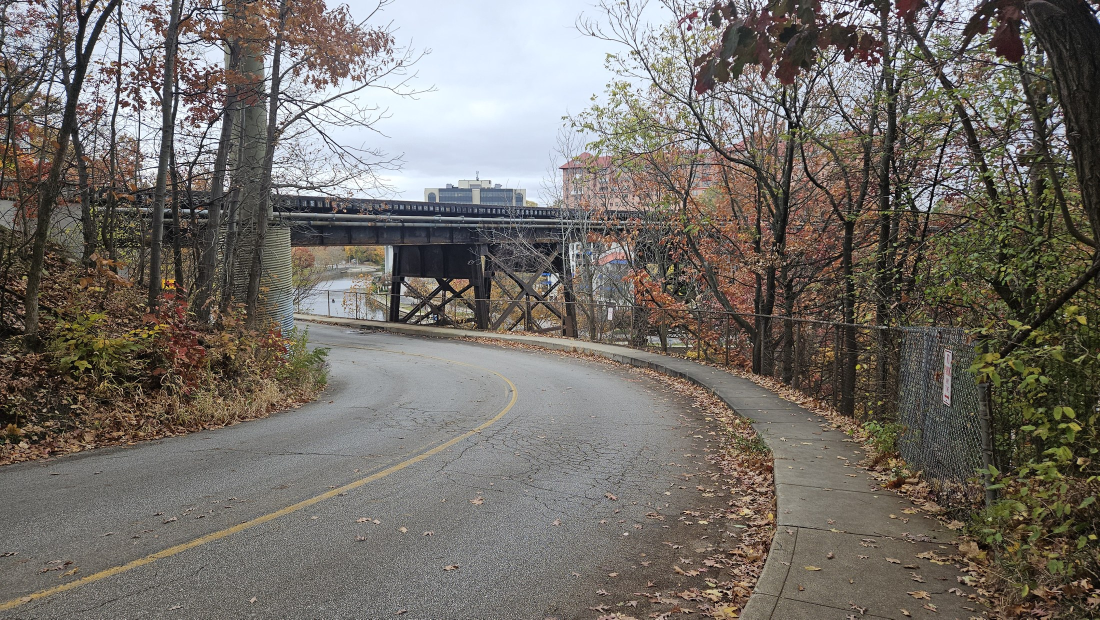
#> input picture mateo/thankful-rest/assets/bridge-road.jpg, 2200 x 1239 px, given in place of mateo-still.jpg, which was not available (shown at 1/2 size)
$ python make_cover.py assets/bridge-road.jpg
#> lines starting #> are read from the running program, lines starting #| are printed output that depends on the picture; after the words box and inside, x2 and y2 are one past the last pixel; in counts of white or black regions, pixels touching at a corner belong together
### mateo/thankful-rest/build.py
"""Thankful Rest: python mateo/thankful-rest/build.py [HOURS] [OUT]

Picture: Matthew's fall foliage photos (Niagara gorge in red and gold, river paths, sumac and sycamores, misty
gorge to finish), each slowly zooming with crossfades, the cover (title, Mateo upper right, REST · DIGEST) fading
out at 9-15 s. A few autumn leaves drift down through the frame on the breeze, the light warms toward late
afternoon, and the whole picture dims to pure black by 20:00. After that the screen stays black.
Sound: fall_audio.py (synthesized breeze, slow gusts, rustling leaves, a rare skitter), the whole length, no loops.
Run by .github/workflows/mateo.yml before upload. Needs numpy, scipy, pillow, ffmpeg.
"""
import subprocess, sys, tempfile
from pathlib import Path
import numpy as np
from PIL import Image
from scipy.ndimage import gaussian_filter

HERE = Path(__file__).resolve().parent
HOURS = float(sys.argv[1]) if len(sys.argv) > 1 else 8
OUT = Path(sys.argv[2]) if len(sys.argv) > 2 else HERE / "video.mp4"
W, H, FPS = 1280, 720, 24
INTRO = int(sys.argv[3]) if len(sys.argv) > 3 else 1200  # seconds until fully black
PHOTOS = ["red-whirlpool", "rapids-leaves", "gorge-bend", "whirlpool", "golden-river", "sycamores", "sumac-woods",
          "river-flats", "bridge-road", "red-sumac", "lone-tree-mist", "misty-saplings"]
XF = 6.0
SLIDE = INTRO / len(PHOTOS) + XF  # the last photo ends as the screen reaches black
ENC = ["-c:v", "libx264", "-preset", "slow", "-crf", "30", "-g", "240", "-pix_fmt", "yuv420p", "-r", str(FPS)]
FF = ["ffmpeg", "-v", "error", "-y"]


def smooth(x):
    x = min(max(x, 0.0), 1.0)
    return x * x * (3 - 2 * x)


def prep(name):
    im = Image.open(HERE / "assets" / f"{name}.jpg").convert("RGB")
    s = max(W / im.width, H / im.height) * 1.12
    return im.resize((int(im.width * s) + 1, int(im.height * s) + 1), Image.LANCZOS)


def slide_frame(big, u, k):
    """Photo at progress u (0..1): slow zoom out 1.12 -> 1.0 with a gentle drift; returns float RGB."""
    z = 1.12 - 0.12 * u
    a = big.width / (W * 1.12) * (1.12 / z)
    sw, sh = W * a, H * a
    x0 = (0.5 + 0.35 * np.sin(np.pi * u + k)) * (big.width - sw)
    y0 = (big.height - sh) * 0.5
    img = big.transform((W, H), Image.AFFINE, (a, 0, x0, 0, a, y0), resample=Image.BICUBIC)
    return np.asarray(img).astype(np.float32) / 255


LEAF_COLS = np.array([[0.86, 0.36, 0.10], [0.78, 0.18, 0.08], [0.93, 0.62, 0.16], [0.62, 0.30, 0.10], [0.90, 0.48, 0.12]],
                     np.float32)


class Leaves:
    """A few autumn leaves drifting down at half resolution: soft colored flecks that flutter and sway."""
    def __init__(self, n=55, seed=11262026):
        self.r = np.random.default_rng(seed)
        self.x = self.r.uniform(0, 1, n); self.y = self.r.uniform(0, 1, n)
        self.z = self.r.choice([0, 1, 2], n, p=[0.5, 0.35, 0.15])
        self.ph = self.r.uniform(0, 2 * np.pi, n); self.sp = self.r.uniform(0.5, 1.2, n)
        self.col = LEAF_COLS[self.r.integers(0, len(LEAF_COLS), n)]

    def frame(self, t):
        dt = 1 / FPS
        fall = np.array([0.025, 0.04, 0.065])[self.z] * self.sp
        self.y += fall * dt * (1 + 0.5 * np.sin(2.1 * t * self.sp + self.ph))
        self.x += (0.012 + 0.03 * np.sin(t / 9.0) + 0.02 * np.sin(1.3 * t * self.sp + self.ph) * (1 + self.z)) * dt
        self.y %= 1.0; self.x %= 1.0
        w, h = W // 2, H // 2
        alpha = np.zeros((h, w), np.float32); rgb = np.zeros((h, w, 3), np.float32)
        for layer, (sig, amp) in enumerate([(1.6, 0.85), (2.6, 0.95), (4.2, 1.0)]):
            sel = np.nonzero(self.z == layer)[0]
            a = np.zeros((h, w), np.float32); c = np.zeros((h, w, 3), np.float32)
            iy = (self.y[sel] * (h - 1)).astype(int); ix = (self.x[sel] * (w - 1)).astype(int)
            flick = 0.55 + 0.45 * np.abs(np.sin(3.0 * t * self.sp[sel] + self.ph[sel]))   # leaves turning in the air
            np.add.at(a, (iy, ix), amp * flick)
            for ch in range(3):
                np.add.at(c[..., ch], (iy, ix), amp * flick * self.col[sel, ch])
            k = 2 * np.pi * sig * sig
            alpha += gaussian_filter(a, (sig, sig * 1.5)) * k
            rgb += np.stack([gaussian_filter(c[..., ch], (sig, sig * 1.5)) * k for ch in range(3)], -1)
        col = rgb / np.maximum(alpha[..., None], 1e-4)
        al = np.clip(alpha, 0, 1)
        im = lambda x: np.asarray(Image.fromarray(np.clip(x * 255, 0, 255).astype(np.uint8)).resize((W, H), Image.BILINEAR)).astype(np.float32) / 255
        return im(col), im(al)[..., None]


def warm(f, s):
    """s 0..1: soft late-afternoon warmth, a touch of amber and lower contrast as the light goes."""
    if s <= 0:
        return f
    f = f * np.array([1 + 0.05 * s, 1 - 0.01 * s, 1 - 0.12 * s], np.float32)
    return f * (1 - 0.1 * s) + 0.1 * s * f.mean(axis=2, keepdims=True)


# [22 lines left out: function frames, not called in this run]


# [27 lines that do not run on import are left out]

### mateo/thankful-rest/make_cover.py
"""One-time: draws overlay.png (video intro, fades out) and thumb.jpg. Committed, so the runner needs no fonts."""
import math
from PIL import Image, ImageDraw, ImageFont, ImageFilter, ImageOps
W, H = 1280, 720
S = '/usr/share/fonts/truetype/liberation/LiberationSerif-Bold.ttf'
SI = '/usr/share/fonts/truetype/liberation/LiberationSerif-Italic.ttf'
SA = '/usr/share/fonts/truetype/dejavu/DejaVuSans.ttf'
MATEO = Image.open('/mnt/project-files/mid-mateo/test-scene/stills/mateo-still.jpg').convert('RGB')
#> MATEO is the input picture: PIL image 2200x1239 RGB; mean R, G, B 114.9, 110.1, 104.1


def medallion(d, base, cx, cy, r):
    face = MATEO.crop((330, 40, 750, 460)).resize((2 * r, 2 * r), Image.LANCZOS)
    mask = Image.new('L', (2 * r, 2 * r), 0); ImageDraw.Draw(mask).ellipse([0, 0, 2 * r - 1, 2 * r - 1], fill=255)
    n, R, s = 40, r + 9, max(3, r // 14)
    for k in range(n):
        a = 2 * math.pi * k / n; x = cx + R * math.cos(a); y = cy + R * math.sin(a)
        d.ellipse([x - s, y - s, x + s, y + s], fill=(205, 25, 45, 255) if k % 2 else (225, 225, 232, 255))
        d.ellipse([x - s * .4, y - s * .7, x + s * .1, y - s * .2], fill=(255, 255, 255, 230))
    base.paste(face, (cx - r, cy - r), mask)


def layer(title_size, sub_size, rd_size, r):
    ov = Image.new('RGBA', (W, H), (0, 0, 0, 0))
    sh = Image.new('L', (W, H), 0); sd = ImageDraw.Draw(sh)
    sd.rectangle([0, 0, W, 225], fill=175); sd.rectangle([0, H - 200, W, H], fill=150)
    ov.putalpha(sh.filter(ImageFilter.GaussianBlur(35)))
    d = ImageDraw.Draw(ov)
    d.text((48, 34), "Thankful Rest", font=ImageFont.truetype(S, title_size), fill=(255, 236, 214, 255))
    d.text((52, 40 + title_size * 1.12), "Come to bed with me?", font=ImageFont.truetype(SI, sub_size), fill=(255, 168, 200, 255))
    y3 = 40 + title_size * 1.12 + sub_size * 1.25
    f3 = ImageFont.truetype(SI, int(sub_size * 0.72)); fo = ImageFont.truetype(S, int(sub_size * 0.72))
    d.text((54, y3), "FALL", font=fo, fill=(72, 214, 168, 255))
    d.text((54 + d.textlength("FALL ", font=fo), y3), "rustling winds with Mateo", font=f3, fill=(255, 236, 214, 255))
    medallion(d, ov, W - r - 46, r + 36, r)
    f = ImageFont.truetype(S, rd_size); t = "REST   ·   DIGEST"
    yr = H - rd_size - 34
    d.text(((W - d.textlength(t, font=f)) / 2, yr), t, font=f, fill=(255, 222, 170, 255))
    # translucent lines above REST · DIGEST (50%), composited so the photo shows through
    tl = Image.new('RGBA', (W, H), (0, 0, 0, 0)); td = ImageDraw.Draw(tl)
    f1 = ImageFont.truetype(S, int(rd_size * 0.62)); f2 = ImageFont.truetype(S, int(rd_size * 0.46))
    l1, l2 = "S L E E P   E I G H T   H O U R S", "E I G H T   H O U R S   O F   F A L L   W I N D S"
    y2 = yr - int(rd_size * 0.46) - 18; y1 = y2 - int(rd_size * 0.62) - 12
    td.text(((W - td.textlength(l1, font=f1)) / 2, y1), l1, font=f1, fill=(255, 255, 255, 128))
    td.text(((W - td.textlength(l2, font=f2)) / 2, y2), l2, font=f2, fill=(255, 255, 255, 128))
    ov.alpha_composite(tl)
    return ov

layer(70, 40, 48, 72).save('overlay.png')
#> in layer, `ov = Image.new('RGBA', (W, H), (0, 0, 0, 0))`: ov: PIL image 1280x720 RGBA; every value is 0
#> in layer, `sh = Image.new('L', (W, H), 0)`: sh: PIL image 1280x720 L; every value is 0
#> in layer, `ov.putalpha(sh.filter(ImageFilter.GaussianBlur(35)))`:
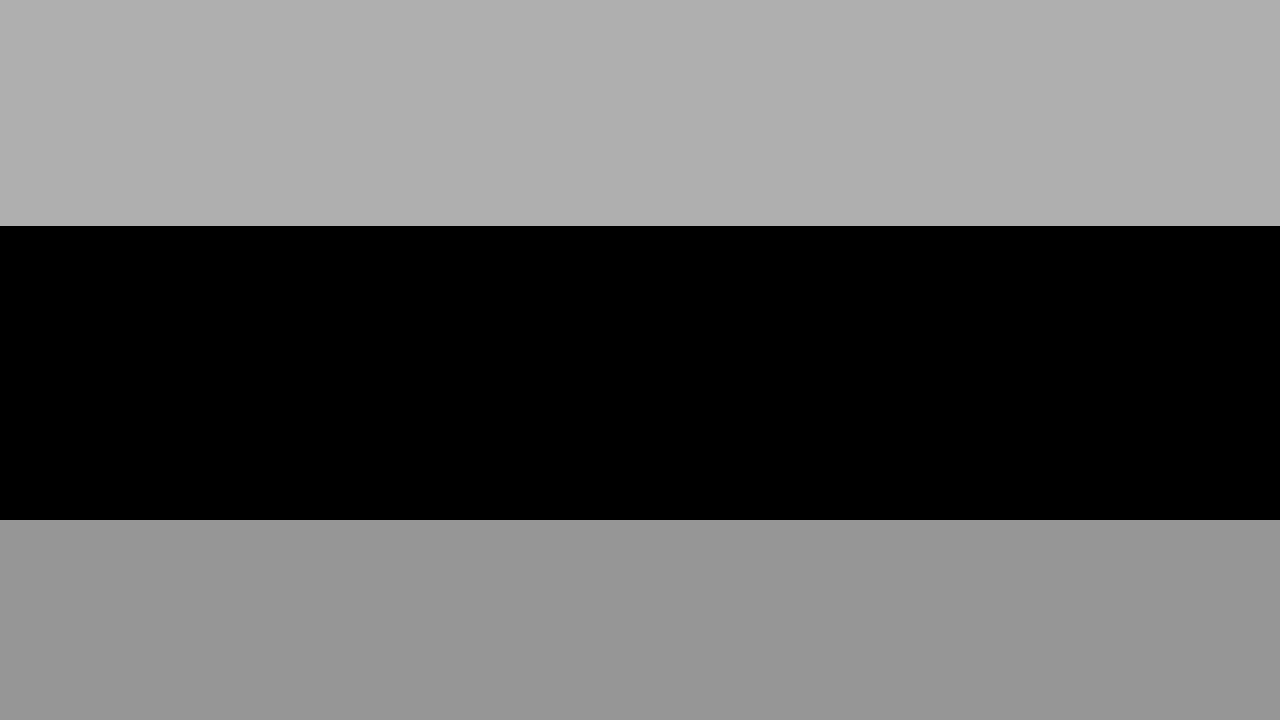
#> sh: PIL image 1280x720 L; min 0, max 175, mean 96.6
#> in medallion, `mask = Image.new('L', (2 * r, 2 * r), 0)`: mask: PIL image 144x144 L; every value is 0
#> in medallion, `ImageDraw.Draw(mask).ellipse([0, 0, 2 * r - 1, 2 * r - 1], fill=255)`:
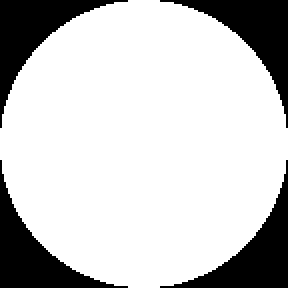
#> mask: PIL image 144x144 L (shown 2 times larger); 78.5% white; 4 black regions, box (x1, y1, x2, y2) and area: (0, 0, 64, 64) 1117, (80, 0, 144, 64) 1117, (0, 80, 64, 144) 1117, (80, 80, 144, 144) 1117
import sys, numpy as np; sys.argv = ["x"]; sys.path.insert(0, ".")
import build  # thumbnail = red leaves over the teal Niagara whirlpool, a few leaves on the wind
big = build.prep("red-whirlpool"); lv = build.Leaves(n=70)
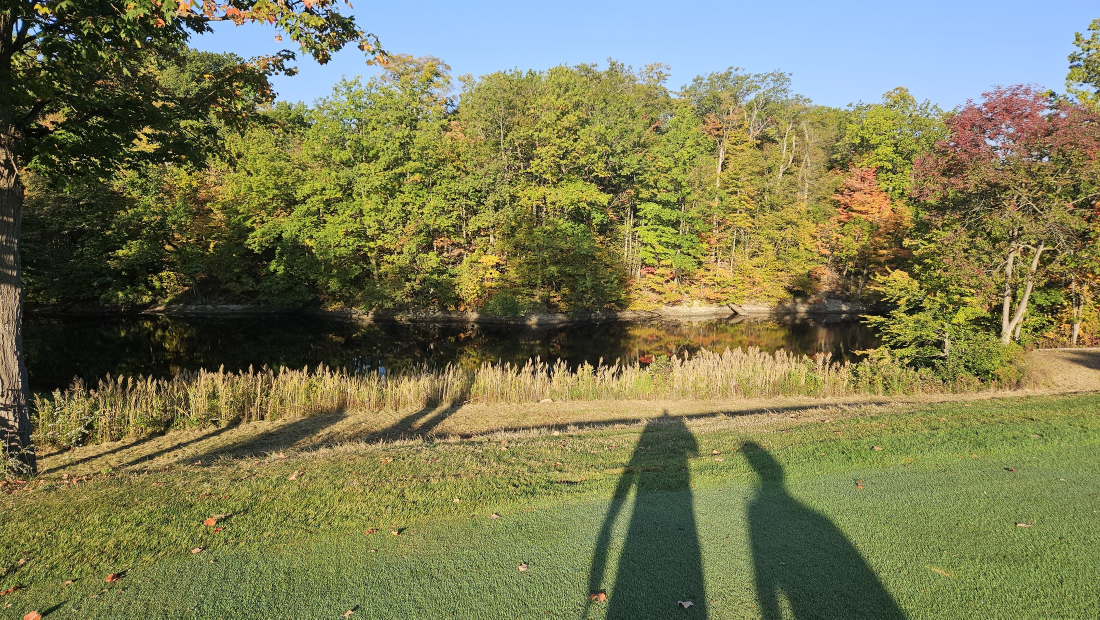
#> input picture mateo/thankful-rest/assets/golden-river.jpg, 2200 x 1239 px, given in place of red-whirlpool.jpg, which was not available (shown at 1/2 size)
#> in prep, im is the input picture: PIL image 2200x1239 RGB; mean R, G, B 121.7, 122.4, 84.1
for i in range(60):
    lc, la = lv.frame(i / 24)
f = build.warm(build.slide_frame(big, 0.15, 0), 0.25)
#> in slide_frame, `img = big.transform((W, H), Image.AFFINE, (a, 0, x0, 0, a, y0), resamp..`:
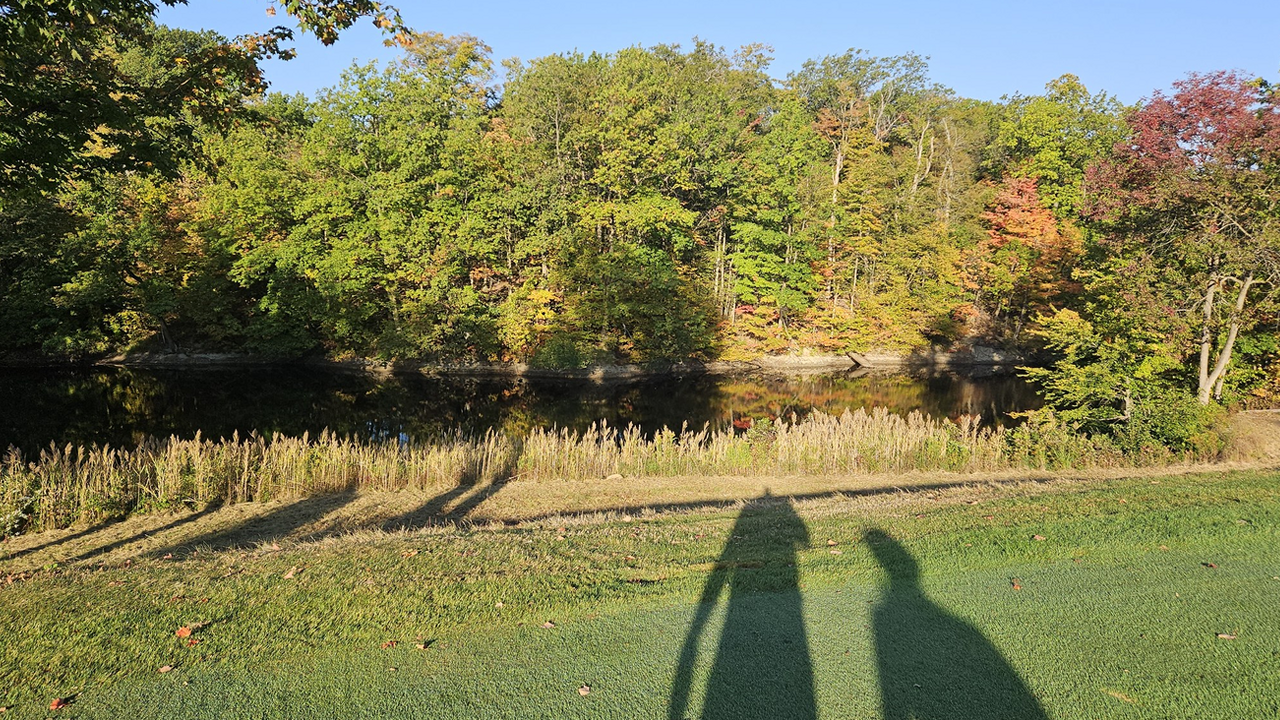
#> img: PIL image 1280x720 RGB; mean R, G, B 124.1, 123, 80.9
f = f * (1 - la * 0.9) + lc * la * 0.9
crop = Image.fromarray((np.clip(f, 0, 1) * 255).astype(np.uint8))
th = Image.alpha_composite(crop.convert('RGBA'), layer(92, 50, 56, 96)).convert('RGB')
#> call 2 of medallion, with cx = 1138, cy = 132, r = 96
#> in medallion (call 2), `face = MATEO.crop((330, 40, 750, 460)).resize((2 * r, 2 * r), Image.LA..`:
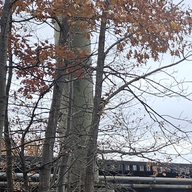
#> face: PIL image 192x192 RGB; mean R, G, B 131.5, 129.5, 132.1
#> in medallion (call 2), `mask = Image.new('L', (2 * r, 2 * r), 0)`: mask: PIL image 192x192 L; every value is 0
#> in medallion (call 2), `ImageDraw.Draw(mask).ellipse([0, 0, 2 * r - 1, 2 * r - 1], fill=255)`: mask: PIL image 192x192 L; 78.5% white; 4 black regions, box (x1, y1, x2, y2) and area: (0, 0, 86, 86) 1980, (106, 0, 192, 86) 1980, (0, 106, 86, 192) 1980, (106, 106, 192, 192) 1980
#> in medallion (call 2), `base.paste(face, (cx - r, cy - r), mask)`:
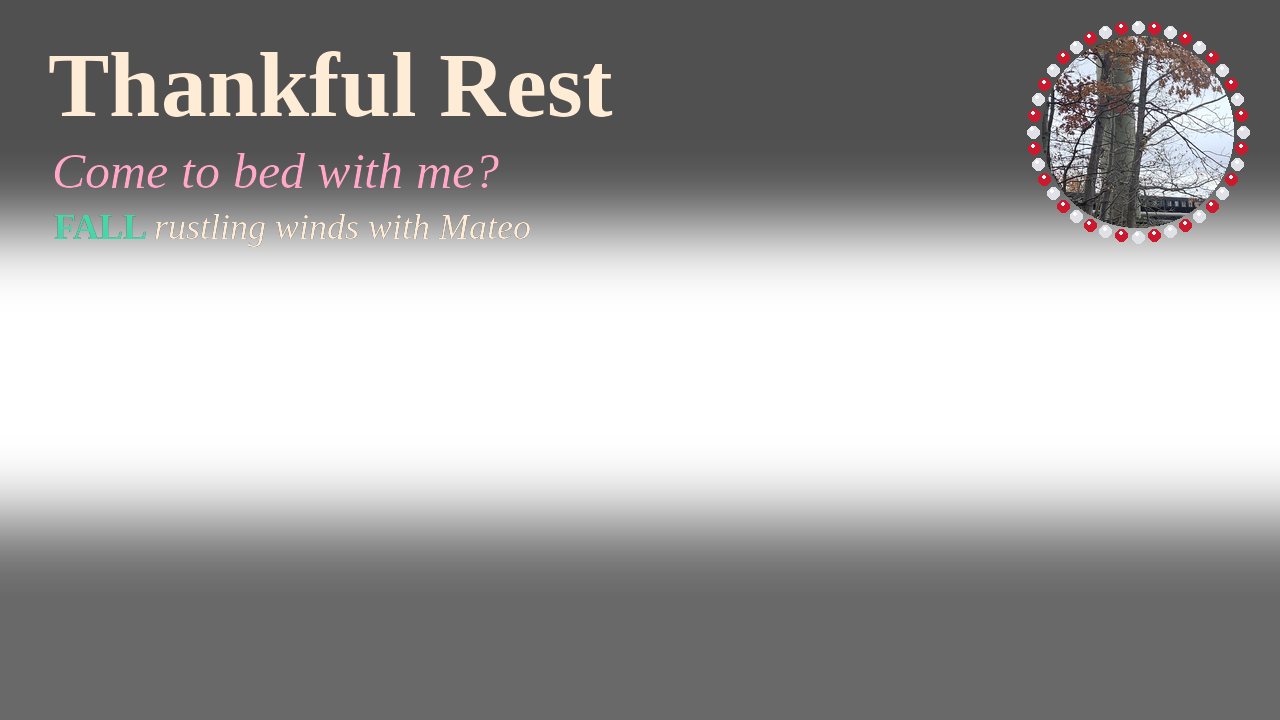
#> base: PIL image 1280x720 RGBA; mean R, G, B, A 11, 10, 9.8, 102.1; transparent parts drawn white
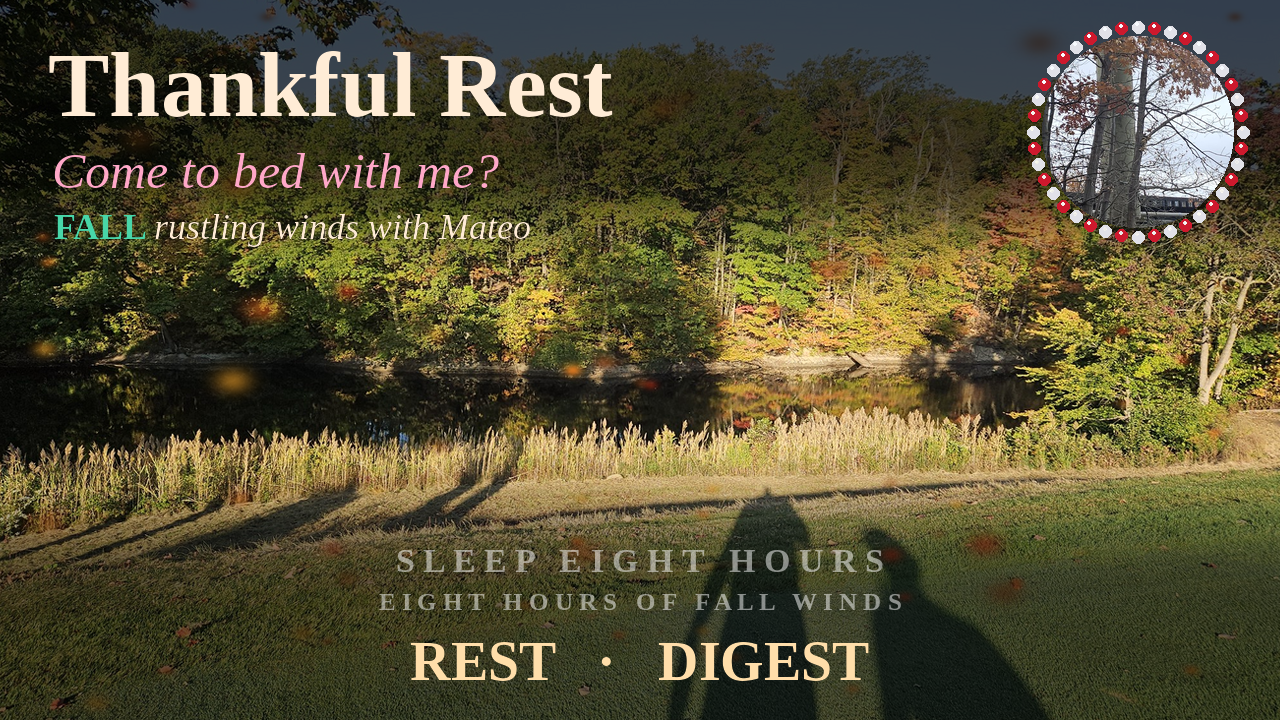
#> th: PIL image 1280x720 RGB; mean R, G, B 84.8, 79, 51.5
th.save('thumb.jpg', quality=90)
